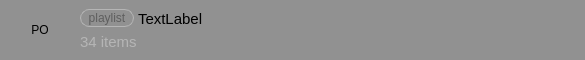
<?xml version="1.0" encoding="UTF-8"?>
<ui version="4.0">
 <class>Form</class>
 <widget class="QWidget" name="Form">
  <property name="geometry">
   <rect>
    <x>0</x>
    <y>0</y>
    <width>585</width>
    <height>60</height>
   </rect>
  </property>
  <property name="sizePolicy">
   <sizepolicy hsizetype="Preferred" vsizetype="Fixed">
    <horstretch>0</horstretch>
    <verstretch>0</verstretch>
   </sizepolicy>
  </property>
  <property name="minimumSize">
   <size>
    <width>0</width>
    <height>60</height>
   </size>
  </property>
  <property name="maximumSize">
   <size>
    <width>16777215</width>
    <height>60</height>
   </size>
  </property>
  <property name="cursor">
   <cursorShape>PointingHandCursor</cursorShape>
  </property>
  <property name="windowTitle">
   <string>Form</string>
  </property>
  <property name="styleSheet">
   <string notr="true">QWidget {
background-color: #919191;
}</string>
  </property>
  <layout class="QHBoxLayout" name="horizontalLayout">
   <property name="spacing">
    <number>0</number>
   </property>
   <property name="leftMargin">
    <number>0</number>
   </property>
   <property name="topMargin">
    <number>0</number>
   </property>
   <property name="rightMargin">
    <number>0</number>
   </property>
   <property name="bottomMargin">
    <number>0</number>
   </property>
   <item>
    <spacer name="horizontalSpacer_2">
     <property name="orientation">
      <enum>Qt::Horizontal</enum>
     </property>
     <property name="sizeType">
      <enum>QSizePolicy::Fixed</enum>
     </property>
     <property name="sizeHint" stdset="0">
      <size>
       <width>10</width>
       <height>20</height>
      </size>
     </property>
    </spacer>
   </item>
   <item>
    <widget class="ThumbnailWidget" name="thumbnail_widget">
     <property name="sizePolicy">
      <sizepolicy hsizetype="Fixed" vsizetype="Fixed">
       <horstretch>0</horstretch>
       <verstretch>0</verstretch>
      </sizepolicy>
     </property>
     <property name="minimumSize">
      <size>
       <width>60</width>
       <height>42</height>
      </size>
     </property>
     <property name="maximumSize">
      <size>
       <width>60</width>
       <height>42</height>
      </size>
     </property>
     <property name="text">
      <string>PO</string>
     </property>
     <property name="alignment">
      <set>Qt::AlignCenter</set>
     </property>
    </widget>
   </item>
   <item>
    <spacer name="horizontalSpacer_3">
     <property name="orientation">
      <enum>Qt::Horizontal</enum>
     </property>
     <property name="sizeType">
      <enum>QSizePolicy::Fixed</enum>
     </property>
     <property name="sizeHint" stdset="0">
      <size>
       <width>10</width>
       <height>20</height>
      </size>
     </property>
    </spacer>
   </item>
   <item>
    <layout class="QVBoxLayout" name="verticalLayout">
     <property name="spacing">
      <number>0</number>
     </property>
     <item>
      <spacer name="verticalSpacer">
       <property name="orientation">
        <enum>Qt::Vertical</enum>
       </property>
       <property name="sizeType">
        <enum>QSizePolicy::Fixed</enum>
       </property>
       <property name="sizeHint" stdset="0">
        <size>
         <width>20</width>
         <height>7</height>
        </size>
       </property>
      </spacer>
     </item>
     <item>
      <layout class="QHBoxLayout" name="horizontalLayout_3">
       <property name="spacing">
        <number>4</number>
       </property>
       <item>
        <widget class="QLabel" name="playlist_tag_label">
         <property name="sizePolicy">
          <sizepolicy hsizetype="Fixed" vsizetype="Preferred">
           <horstretch>0</horstretch>
           <verstretch>0</verstretch>
          </sizepolicy>
         </property>
         <property name="minimumSize">
          <size>
           <width>54</width>
           <height>18</height>
          </size>
         </property>
         <property name="maximumSize">
          <size>
           <width>54</width>
           <height>18</height>
          </size>
         </property>
         <property name="styleSheet">
          <string notr="true">border: 1px solid #B5B5B5;
border-radius: 9px;
color: #5e5e5e;
font-size: 12px;
background-color: transparent;</string>
         </property>
         <property name="text">
          <string>playlist</string>
         </property>
         <property name="alignment">
          <set>Qt::AlignCenter</set>
         </property>
        </widget>
       </item>
       <item>
        <widget class="QLabel" name="playlist_name">
         <property name="sizePolicy">
          <sizepolicy hsizetype="Expanding" vsizetype="Preferred">
           <horstretch>0</horstretch>
           <verstretch>0</verstretch>
          </sizepolicy>
         </property>
         <property name="styleSheet">
          <string notr="true">color: black;
border: none;
background-color: transparent;
font-size: 15px;</string>
         </property>
         <property name="text">
          <string>TextLabel</string>
         </property>
        </widget>
       </item>
      </layout>
     </item>
     <item>
      <layout class="QHBoxLayout" name="horizontalLayout_2">
       <item>
        <widget class="QLabel" name="playlist_num_items">
         <property name="sizePolicy">
          <sizepolicy hsizetype="Minimum" vsizetype="Preferred">
           <horstretch>0</horstretch>
           <verstretch>0</verstretch>
          </sizepolicy>
         </property>
         <property name="styleSheet">
          <string notr="true">color: #b5b5b5;
border: none;
background-color: transparent;
font-size: 15px;</string>
         </property>
         <property name="text">
          <string>34 items</string>
         </property>
        </widget>
       </item>
      </layout>
     </item>
     <item>
      <spacer name="verticalSpacer_2">
       <property name="orientation">
        <enum>Qt::Vertical</enum>
       </property>
       <property name="sizeType">
        <enum>QSizePolicy::Fixed</enum>
       </property>
       <property name="sizeHint" stdset="0">
        <size>
         <width>20</width>
         <height>7</height>
        </size>
       </property>
      </spacer>
     </item>
    </layout>
   </item>
   <item>
    <spacer name="horizontalSpacer">
     <property name="orientation">
      <enum>Qt::Horizontal</enum>
     </property>
     <property name="sizeType">
      <enum>QSizePolicy::Fixed</enum>
     </property>
     <property name="sizeHint" stdset="0">
      <size>
       <width>10</width>
       <height>20</height>
      </size>
     </property>
    </spacer>
   </item>
   <item>
    <widget class="QWidget" name="controls_container" native="true">
     <property name="sizePolicy">
      <sizepolicy hsizetype="Preferred" vsizetype="Fixed">
       <horstretch>0</horstretch>
       <verstretch>0</verstretch>
      </sizepolicy>
     </property>
     <property name="minimumSize">
      <size>
       <width>0</width>
       <height>30</height>
      </size>
     </property>
     <property name="maximumSize">
      <size>
       <width>16777215</width>
       <height>30</height>
      </size>
     </property>
     <property name="styleSheet">
      <string notr="true">background: transparent;</string>
     </property>
     <layout class="QHBoxLayout" name="horizontalLayout_4">
      <property name="spacing">
       <number>0</number>
      </property>
      <property name="leftMargin">
       <number>0</number>
      </property>
      <property name="topMargin">
       <number>0</number>
      </property>
      <property name="rightMargin">
       <number>0</number>
      </property>
      <property name="bottomMargin">
       <number>0</number>
      </property>
      <item>
       <widget class="CircleButton" name="edit_playlist_button">
        <property name="minimumSize">
         <size>
          <width>28</width>
          <height>28</height>
         </size>
        </property>
        <property name="maximumSize">
         <size>
          <width>28</width>
          <height>28</height>
         </size>
        </property>
        <property name="styleSheet">
         <string notr="true">border-radius: 14px;</string>
        </property>
        <property name="text">
         <string/>
        </property>
        <property name="icon">
         <iconset>
          <normaloff>../images/edit_white.png</normaloff>../images/edit_white.png</iconset>
        </property>
        <property name="iconSize">
         <size>
          <width>12</width>
          <height>12</height>
         </size>
        </property>
       </widget>
      </item>
      <item>
       <spacer name="horizontalSpacer_6">
        <property name="orientation">
         <enum>Qt::Horizontal</enum>
        </property>
        <property name="sizeType">
         <enum>QSizePolicy::Fixed</enum>
        </property>
        <property name="sizeHint" stdset="0">
         <size>
          <width>6</width>
          <height>20</height>
         </size>
        </property>
       </spacer>
      </item>
      <item>
       <widget class="CircleButton" name="remove_playlist_button">
        <property name="minimumSize">
         <size>
          <width>28</width>
          <height>28</height>
         </size>
        </property>
        <property name="maximumSize">
         <size>
          <width>28</width>
          <height>28</height>
         </size>
        </property>
        <property name="cursor">
         <cursorShape>PointingHandCursor</cursorShape>
        </property>
        <property name="styleSheet">
         <string notr="true">border-radius: 14px;</string>
        </property>
        <property name="text">
         <string/>
        </property>
        <property name="icon">
         <iconset>
          <normaloff>../images/delete.png</normaloff>../images/delete.png</iconset>
        </property>
        <property name="iconSize">
         <size>
          <width>12</width>
          <height>12</height>
         </size>
        </property>
       </widget>
      </item>
      <item>
       <spacer name="horizontalSpacer_4">
        <property name="orientation">
         <enum>Qt::Horizontal</enum>
        </property>
        <property name="sizeType">
         <enum>QSizePolicy::Fixed</enum>
        </property>
        <property name="sizeHint" stdset="0">
         <size>
          <width>14</width>
          <height>20</height>
         </size>
        </property>
       </spacer>
      </item>
     </layout>
    </widget>
   </item>
  </layout>
 </widget>
 <customwidgets>
  <customwidget>
   <class>CircleButton</class>
   <extends>QToolButton</extends>
   <header>TriblerGUI.widgets.circlebutton.h</header>
  </customwidget>
  <customwidget>
   <class>ThumbnailWidget</class>
   <extends>QLabel</extends>
   <header>TriblerGUI.widgets.thumbnailwidget.h</header>
  </customwidget>
 </customwidgets>
 <resources/>
 <connections/>
</ui>
